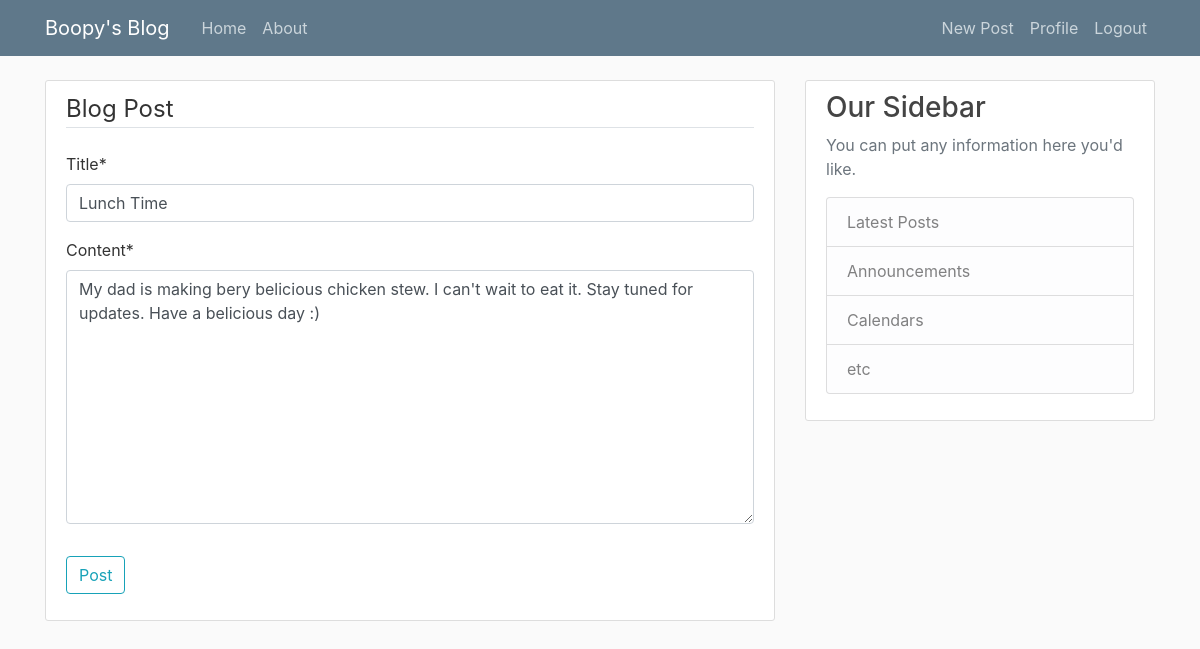
Page /post/8/update/ (signed in) on the committed database.
### blog/models.py (models this page shows, shortened)
class Post(models.Model):
    title = models.CharField(max_length=100)
    content = models.TextField()
    date_posted = models.DateTimeField(default=timezone.now)
    author = models.ForeignKey(
        User, on_delete=models.CASCADE
    )  # This makes sure that when a user is deleted then their posts are also delted but if a post is deleted then the user still remains

### blog/views.py (the view, shortened to what this page needs)
# urls.py: path("post/<int:pk>/update/", PostUpdateView.as_view(), name="post-update"),
class PostUpdateView(LoginRequiredMixin, UserPassesTestMixin, UpdateView):
    model = Post
    fields = ["title", "content"]
    def test_func(self):
        post = self.get_object()
        if self.request.user == post.author:
            return True
        return False

### blog/templates/blog/post_form.html (shortened to what this page needs)
{% extends "blog/base.html" %} {% load crispy_forms_tags %} {% block content %}
<div class="content-section">
  <form method="POST">
    <fieldset class="form-group">
      <legend class="border-bottom mb-4">Blog Post</legend>
      {{ form|crispy }}
    </fieldset>
    <div class="form-group">
      <button class="btn btn-outline-info" type="submit">Post</button>
    </div>
  </form>
</div>
{% endblock content %}

### blog/static/blog/main.css (style rules this page uses)
body { background: #fafafa; color: #333333; margin-top: 5rem; }
.content-section { background: #ffffff; padding: 10px 20px; border: 1px solid #dddddd; border-radius: 3px; margin-bottom: 20px; }

### rows in the picture
Post: title "Lunch Time", content "My dad is making bery belicious chicken stew. I can't wait to eat it. Stay tuned for updates. Have a belicious day :)"
